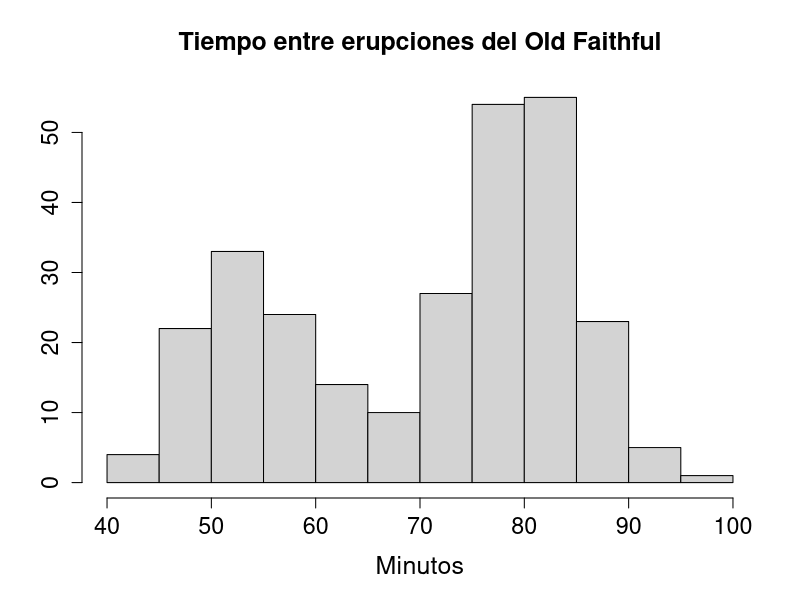
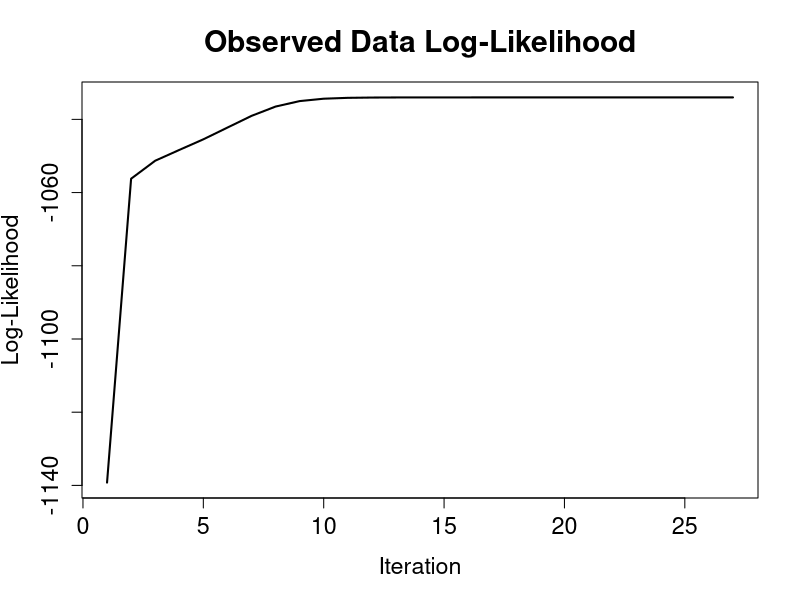
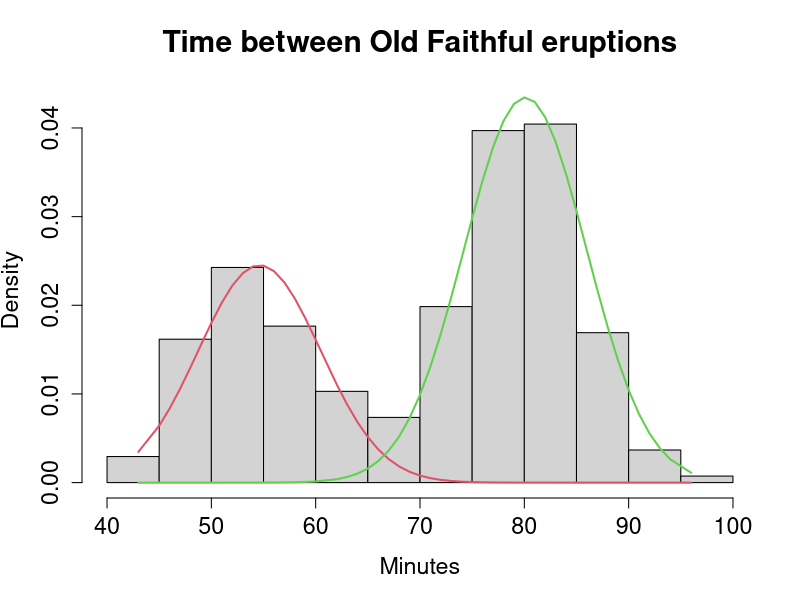
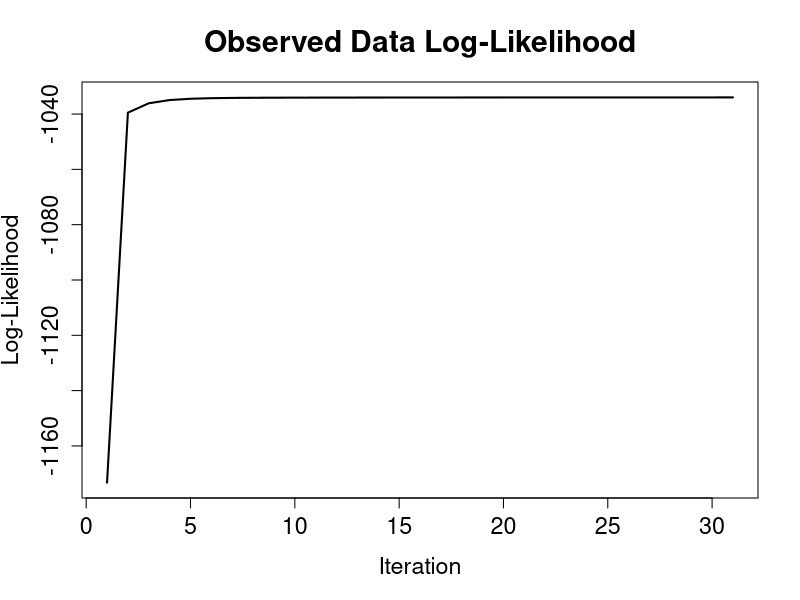
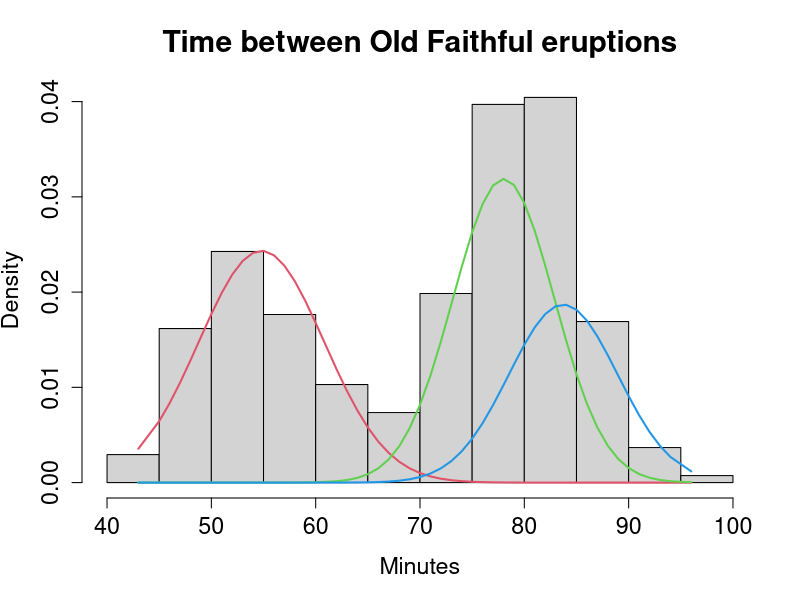
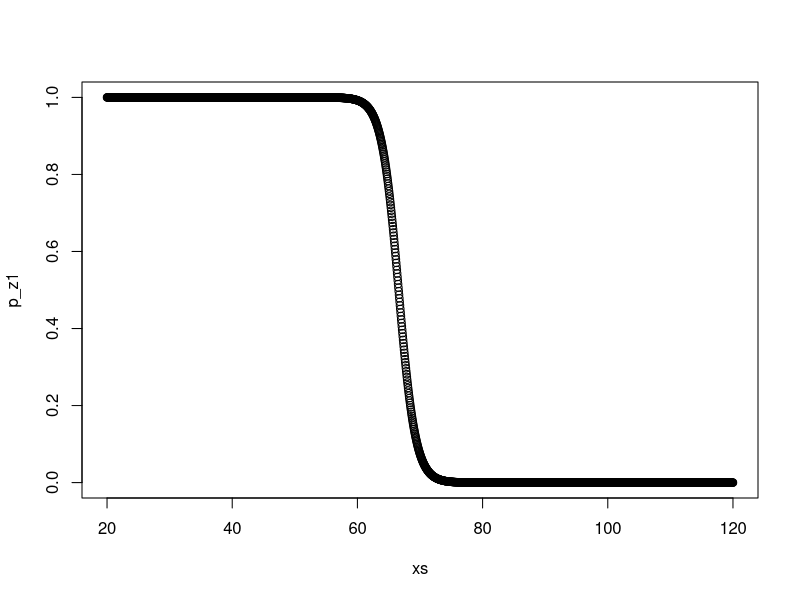

Here is the R script that generated these plots, in order:
## ---- chunk 1
knitr::opts_chunk$set(echo = TRUE)
## ---- chunk 2
#install.packages('mixtools')
library(mixtools)
data(faithful)
attach(faithful)
## ---- chunk 3
hist(waiting, main="Tiempo entre erupciones del Old Faithful",
     xlab="Minutos", ylab="", cex.main=1.5, cex.lab=1.5, cex.axis=1.4)
## ---- chunk 4
wait2 <- normalmixEM(waiting, lambda = 1, k=2, maxit = 30)
wait3 <- normalmixEM(waiting, lambda = 1, k=3, maxit = 30)
## ---- chunk 5
print(wait2$loglik)
print(wait3$loglik)
## ---- chunk 6
plot(wait2, density=TRUE, cex.axis=1.4, cex.lab=1.4, cex.main=1.8, main2="Time between Old Faithful eruptions", xlab2="Minutes")
## ---- chunk 7
plot(wait3, density=TRUE, cex.axis=1.4, cex.lab=1.4, cex.main=1.8, main2="Time between Old Faithful eruptions", xlab2="Minutes")
## ---- chunk 8
print(2*(2 + 2 + 1) - 2*(wait2$loglik))
print(2*(3 + 3 + 2) - 2*(wait3$loglik))
## ---- chunk 9
xs <- seq(20, 120, 0.05)

c1 <- wait2$lambda[1]*dnorm(xs, mean = wait2$mu[1], sd=wait2$sigma[1])
c2 <- wait2$lambda[2]*dnorm(xs, mean = wait2$mu[2], sd=wait2$sigma[2])
s <- c1 + c2

p_z1 <- c1 / s
p_z2 <- c2 / s
plot(xs, p_z1)
